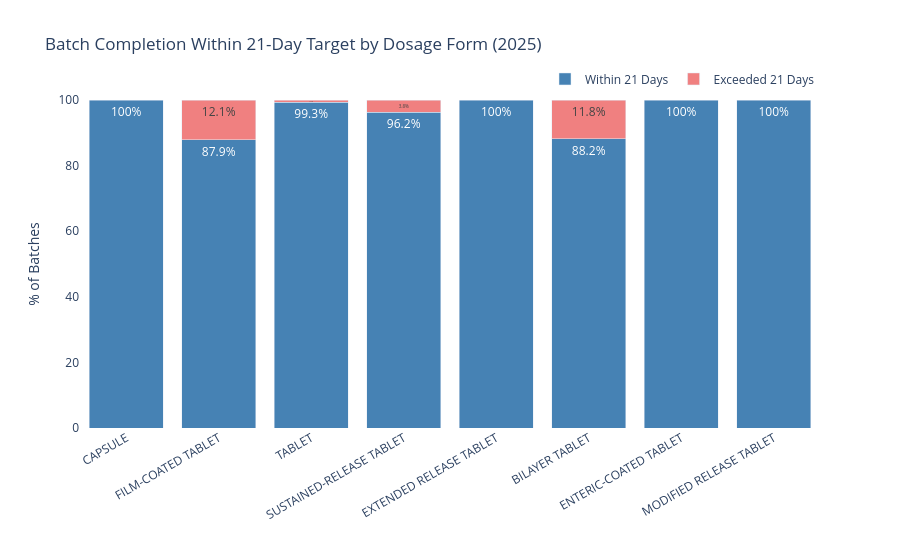

Notebook code for this chart:
### Code cell
fig = px.bar(
    df_lead_time_sla,
    x='dosage_form',
    y='pct',
    color='sla_status',
    title='Batch Completion Within 21-Day Target by Dosage Form (2025)',
    labels={
        'pct': '% of Batches',
        'dosage_form': '',
        'sla_status': ''
    },
    text='pct',
    color_discrete_map={
        'Within 21 Days': 'steelblue',
        'Exceeded 21 Days': 'lightcoral'
    },
    barmode='stack'
)

fig.update_traces(textposition='inside', texttemplate='%{text}%')
fig.update_layout(
    plot_bgcolor='white',
    xaxis=dict(showgrid=False, tickangle=-30),
    yaxis=dict(showgrid=False, title='% of Batches', range=[0, 100]),
    legend=dict(orientation='h', yanchor='bottom', y=1.02, xanchor='right', x=1)
)
fig.show()

### Figure 1 — Plotly figure (JSON) as saved in the notebook; plotly's stock layout.template omitted (floating-point values rounded to 4 significant figures)
{"data": [{"hovertemplate": "=%{x}<br>% of Batches=%{text}<extra></extra>", "legendgroup": "Within 21 Days", "marker": {"color": "steelblue", "pattern": {"shape": ""}}, "name": "Within 21 Days", "orientation": "v", "showlegend": true, "text": [100.0, 87.9, 99.3, 96.2, 100.0, 88.2, 100.0, 100.0], "textposition": "inside", "texttemplate": "%{text}%", "type": "bar", "x": ["CAPSULE", "FILM-COATED TABLET", "TABLET", "SUSTAINED-RELEASE TABLET", "EXTENDED RELEASE TABLET", "BILAYER TABLET", "ENTERIC-COATED TABLET", "MODIFIED RELEASE TABLET"], "xaxis": "x", "y": [100.0, 87.9, 99.3, 96.2, 100.0, 88.2, 100.0, 100.0], "yaxis": "y"}, {"hovertemplate": "=%{x}<br>% of Batches=%{text}<extra></extra>", "legendgroup": "Exceeded 21 Days", "marker": {"color": "lightcoral", "pattern": {"shape": ""}}, "name": "Exceeded 21 Days", "orientation": "v", "showlegend": true, "text": [12.1, 0.7, 3.8, 11.8], "textposition": "inside", "texttemplate": "%{text}%", "type": "bar", "x": ["FILM-COATED TABLET", "TABLET", "SUSTAINED-RELEASE TABLET", "BILAYER TABLET"], "xaxis": "x", "y": [12.1, 0.7, 3.8, 11.8], "yaxis": "y"}], "layout": {"barmode": "stack", "legend": {"orientation": "h", "title": {"text": ""}, "tracegroupgap": 0, "x": 1, "xanchor": "right", "y": 1.02, "yanchor": "bottom"}, "plot_bgcolor": "white", "title": {"text": "Batch Completion Within 21-Day Target by Dosage Form (2025)"}, "xaxis": {"anchor": "y", "domain": [0, 1], "showgrid": false, "tickangle": -30, "title": {"text": ""}}, "yaxis": {"anchor": "x", "domain": [0, 1], "range": [0, 100], "showgrid": false, "title": {"text": "% of Batches"}}}}
